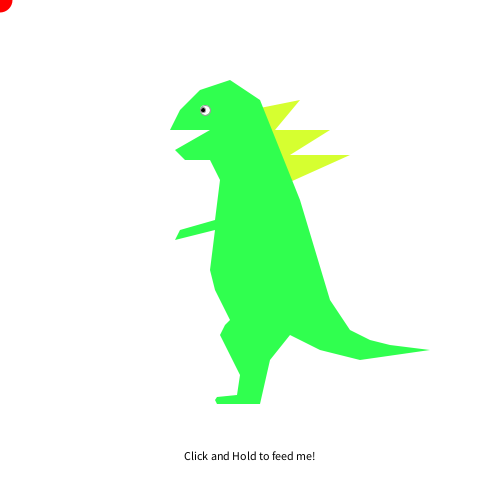
Frame 1 (no input)
Frame 60 (the mouse pressed at the canvas centre just before this capture): identical to frame 1, image omitted
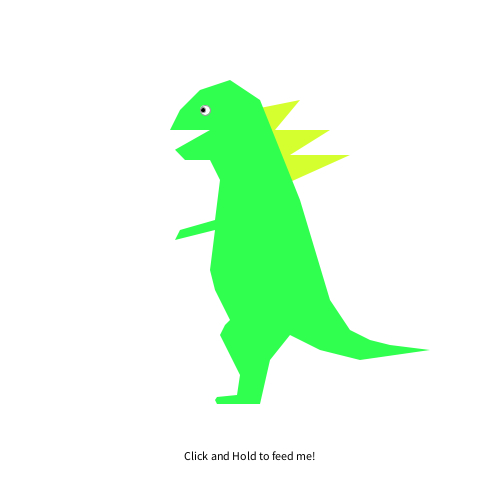
Frame 120 (the mouse held since frame 60 and released just before this capture)

The Processing sketch that drew these frames (run headless with seeded random() and noise(); from frame 60 on, the mouse is pressed at the canvas centre):

// Processing sketch: processing_156104
// ── processing_156104.pde

//int y;

void setup() {
  size(500, 500);
  background(255);
}

void draw() {
    background(255);
  fill(0,0,0);
  textAlign(CENTER);
  text("Click and Hold to feed me!", 250, 460);
  
    
  //apple
  noStroke();
  fill(255, 0, 0);
  ellipse(mouseX, mouseY, 25, 25);
  fill(0, 153, 0);
  ellipse((mouseX + 5), (mouseY - 13), 10, 5); 


  
  //spikes
  noStroke();
  fill(214,255,48);
  triangle(250, 110, 300, 100, 250, 160);
  triangle(270, 130, 330, 130, 250, 180);
  triangle(285, 155, 350, 155, 250, 200);
  
  //whole dinosaur!
  fill(48,255,79,255);
  noStroke();
    beginShape();
    vertex(290, 335);
    vertex(270, 360);
    vertex(260, 404);
    vertex(217, 404);
    vertex(215, 400);
    vertex(217, 397);
    vertex(237, 395);
    vertex(240, 375);
    vertex(220, 335);
    vertex(225, 325);
    vertex(230, 320);
    vertex(215, 290);
    vertex(210, 270);
    vertex(215, 230);
    vertex(175, 240);  
    vertex(180, 230);
    vertex(215, 220);
    vertex(220, 180);
    vertex(210, 160);
    //vertex(185, 160);
    //vertex(175, 150);
    vertex(210, 130);
    vertex(170, 130);
    vertex(180, 110);
    vertex(200, 90);
    vertex(230, 80);
    vertex(260, 100);
    vertex(300, 200);
    vertex(330, 300);
    vertex(350, 330);
    vertex(370, 340);
    vertex(390, 345);
    vertex(430, 350);
    vertex(360, 360);
    vertex(320, 350);
    vertex(290, 335);
  endShape();
  
  //eyes!
  stroke(155);
  fill(255,255,255);
  ellipse(205, 110, 10, 10);

  fill(0,0,0);
  ellipse(203, 110, 5, 5);
  

  
  //mousepressed to feed dino!
  if (mousePressed) {
    //we want y to oscillate between 150 and 130.
    float sinOfTime = sin( millis() * 0.02 );
    float sinMappedY = map( sinOfTime, -1.0, 1.0, 150, 130 ); 
  
    fill(48,255,79,255);
    noStroke();
    beginShape(); 
      vertex(210, 160);
      vertex(185, 160);
      vertex(175, sinMappedY);
      //vertex(175, 150);
      vertex(210, 130);
    endShape();  
  } else {
    fill(48,255,79,255);
    noStroke();
    beginShape(); 
      vertex(210, 160);
      vertex(185, 160);
      //vertex(175, sinMappedY);
      vertex(175, 150);
      vertex(210, 130);
    endShape();      
  }

  

  
  
}
